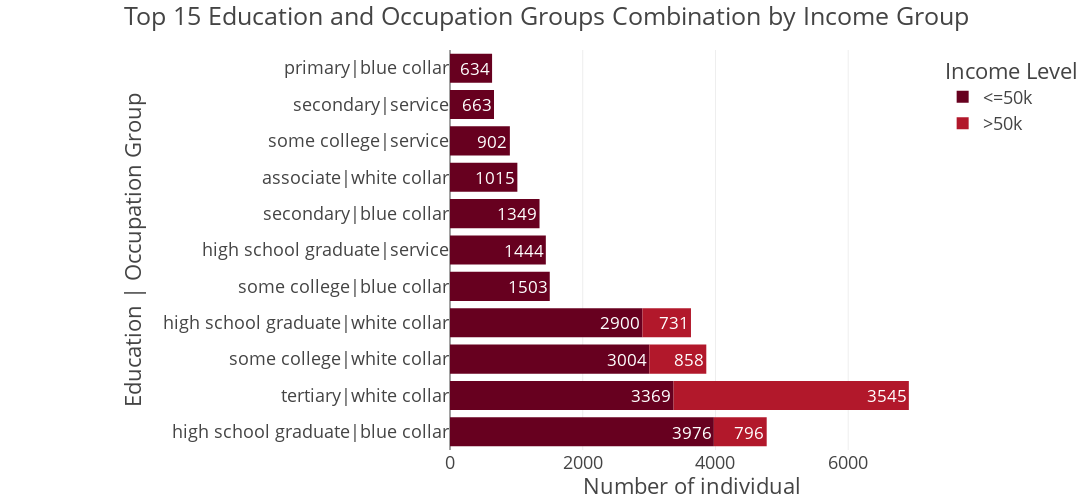

The cell this chart's notebook holds for it:
### Code cell
num = 15
adult_df_combos =  adult_df_income_edu_occ.head(num)
fig = px.bar(
    adult_df_combos,
    x='total',
    y='edu_occ',
    color='income',
    orientation = 'h',
    title=f'Top {num} Education and Occupation Groups Combination by Income Group',
    #barmode='group',
    height=500,
    width=1100,
    color_discrete_sequence=px.colors.sequential.RdBu,
    text='total'
)
 
fig.update_layout(template="presentation", 
                  xaxis_title='Number of individual', 
                  yaxis_title='Education | Occupation Group',
                  legend_title=dict(text = 'Income Level'),
                  margin=dict(l=450 ,r=50, t=50, b=50), paper_bgcolor = "rgba(0,0,0,0)", plot_bgcolor = "rgba(0,0,0,0)") 
                  
                 
                  
fig.update_traces(textposition='inside')
fig.show()
fig.write_image(os.path.join(result_dir,'income_distribution_by Educ_occ_plot.jpg'))
fig.write_image(os.path.join(result_dir,'income_distribution_by Educ_occ_plot.png'))
fig.write_html(os.path.join(result_dir,'income_distribution_by Educ_occ_plot.html'))

### Figure 1 — Plotly figure (JSON) as saved in the notebook; plotly's stock layout.template omitted (floating-point values rounded to 4 significant figures)
{"data": [{"hovertemplate": "income=<=50k<br>total=%{text}<br>edu_occ=%{y}<extra></extra>", "legendgroup": "<=50k", "marker": {"color": "rgb(103,0,31)", "pattern": {"shape": ""}}, "name": "<=50k", "orientation": "h", "showlegend": true, "text": [3976.0, 3369.0, 3004.0, 2900.0, 1503.0, 1444.0, 1349.0, 1015.0, 902.0, 663.0, 634.0], "textposition": "inside", "type": "bar", "x": [3976, 3369, 3004, 2900, 1503, 1444, 1349, 1015, 902, 663, 634], "xaxis": "x", "y": ["high school graduate|blue collar", "tertiary|white collar", "some college|white collar", "high school graduate|white collar", "some college|blue collar", "high school graduate|service", "secondary|blue collar", "associate|white collar", "some college|service", "secondary|service", "primary|blue collar"], "yaxis": "y"}, {"hovertemplate": "income=>50k<br>total=%{text}<br>edu_occ=%{y}<extra></extra>", "legendgroup": ">50k", "marker": {"color": "rgb(178,24,43)", "pattern": {"shape": ""}}, "name": ">50k", "orientation": "h", "showlegend": true, "text": [3545.0, 858.0, 796.0, 731.0], "textposition": "inside", "type": "bar", "x": [3545, 858, 796, 731], "xaxis": "x", "y": ["tertiary|white collar", "some college|white collar", "high school graduate|blue collar", "high school graduate|white collar"], "yaxis": "y"}], "layout": {"barmode": "relative", "height": 500, "legend": {"title": {"text": "Income Level"}, "tracegroupgap": 0}, "margin": {"b": 50, "l": 450, "r": 50, "t": 50}, "paper_bgcolor": "rgba(0, 0, 0, 0)", "plot_bgcolor": "rgba(0, 0, 0, 0)", "title": {"text": "Top 15 Education and Occupation Groups Combination by Income Group"}, "width": 1100, "xaxis": {"anchor": "y", "autorange": true, "domain": [0, 1], "range": [0, 7278.0], "title": {"text": "Number of individual"}, "type": "linear"}, "yaxis": {"anchor": "x", "autorange": true, "domain": [0, 1], "range": [-0.5, 10.5], "title": {"text": "Education | Occupation Group"}, "type": "category"}}}
